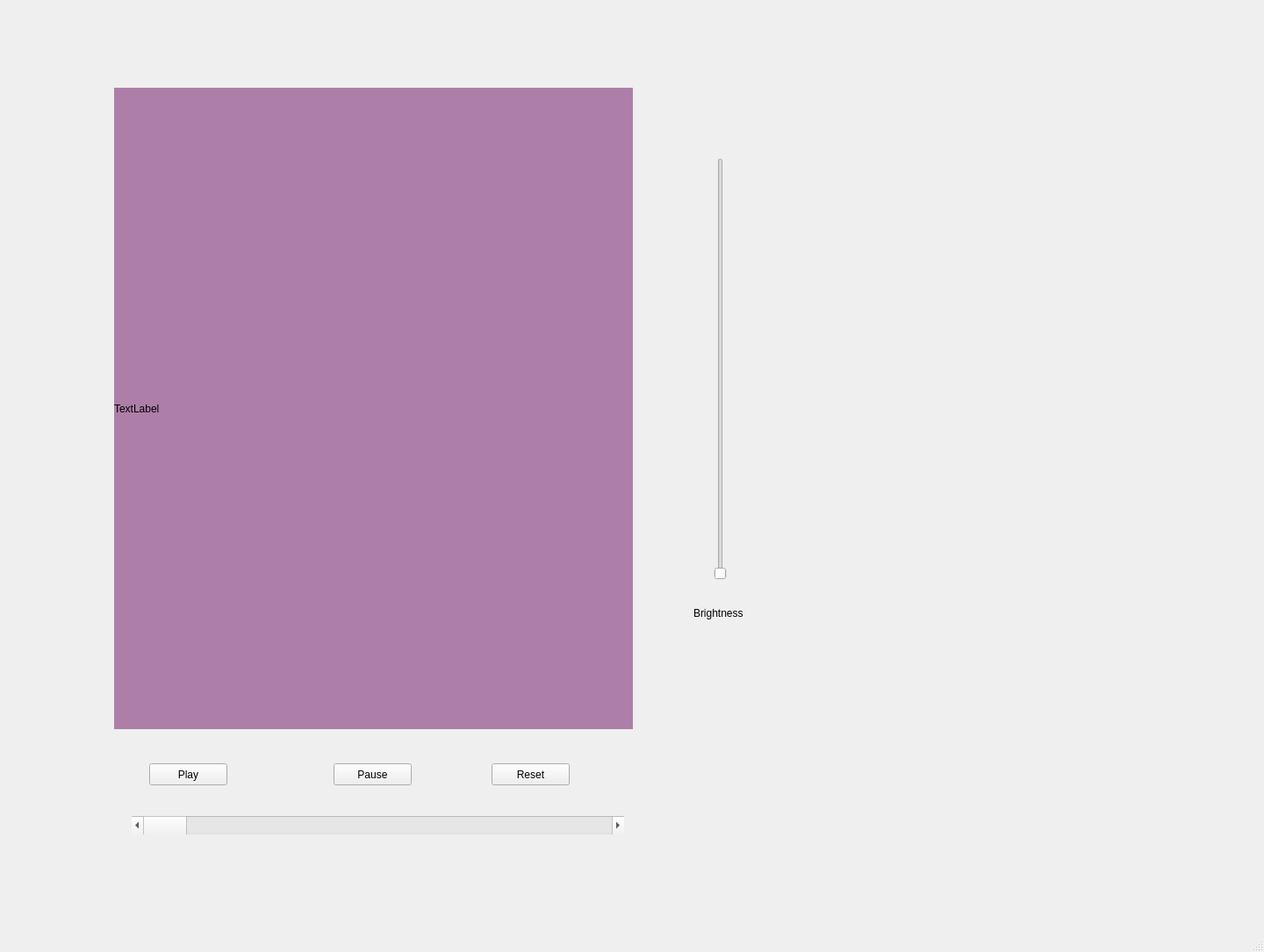
<?xml version="1.0" encoding="UTF-8"?>
<ui version="4.0">
 <class>MainWindow</class>
 <widget class="QMainWindow" name="MainWindow">
  <property name="geometry">
   <rect>
    <x>0</x>
    <y>0</y>
    <width>1440</width>
    <height>1085</height>
   </rect>
  </property>
  <property name="windowTitle">
   <string>MainWindow</string>
  </property>
  <widget class="QWidget" name="centralwidget">
   <widget class="QLabel" name="mr_image">
    <property name="geometry">
     <rect>
      <x>130</x>
      <y>100</y>
      <width>591</width>
      <height>731</height>
     </rect>
    </property>
    <property name="palette">
     <palette>
      <active>
       <colorrole role="WindowText">
        <brush brushstyle="SolidPattern">
         <color alpha="255">
          <red>0</red>
          <green>0</green>
          <blue>0</blue>
         </color>
        </brush>
       </colorrole>
       <colorrole role="Button">
        <brush brushstyle="SolidPattern">
         <color alpha="255">
          <red>173</red>
          <green>127</green>
          <blue>168</blue>
         </color>
        </brush>
       </colorrole>
       <colorrole role="Light">
        <brush brushstyle="SolidPattern">
         <color alpha="255">
          <red>255</red>
          <green>192</green>
          <blue>249</blue>
         </color>
        </brush>
       </colorrole>
       <colorrole role="Midlight">
        <brush brushstyle="SolidPattern">
         <color alpha="255">
          <red>214</red>
          <green>159</green>
          <blue>208</blue>
         </color>
        </brush>
       </colorrole>
       <colorrole role="Dark">
        <brush brushstyle="SolidPattern">
         <color alpha="255">
          <red>86</red>
          <green>63</green>
          <blue>84</blue>
         </color>
        </brush>
       </colorrole>
       <colorrole role="Mid">
        <brush brushstyle="SolidPattern">
         <color alpha="255">
          <red>115</red>
          <green>84</green>
          <blue>112</blue>
         </color>
        </brush>
       </colorrole>
       <colorrole role="Text">
        <brush brushstyle="SolidPattern">
         <color alpha="255">
          <red>0</red>
          <green>0</green>
          <blue>0</blue>
         </color>
        </brush>
       </colorrole>
       <colorrole role="BrightText">
        <brush brushstyle="SolidPattern">
         <color alpha="255">
          <red>255</red>
          <green>255</green>
          <blue>255</blue>
         </color>
        </brush>
       </colorrole>
       <colorrole role="ButtonText">
        <brush brushstyle="SolidPattern">
         <color alpha="255">
          <red>0</red>
          <green>0</green>
          <blue>0</blue>
         </color>
        </brush>
       </colorrole>
       <colorrole role="Base">
        <brush brushstyle="SolidPattern">
         <color alpha="255">
          <red>255</red>
          <green>255</green>
          <blue>255</blue>
         </color>
        </brush>
       </colorrole>
       <colorrole role="Window">
        <brush brushstyle="SolidPattern">
         <color alpha="255">
          <red>173</red>
          <green>127</green>
          <blue>168</blue>
         </color>
        </brush>
       </colorrole>
       <colorrole role="Shadow">
        <brush brushstyle="SolidPattern">
         <color alpha="255">
          <red>0</red>
          <green>0</green>
          <blue>0</blue>
         </color>
        </brush>
       </colorrole>
       <colorrole role="AlternateBase">
        <brush brushstyle="SolidPattern">
         <color alpha="255">
          <red>214</red>
          <green>191</green>
          <blue>211</blue>
         </color>
        </brush>
       </colorrole>
       <colorrole role="ToolTipBase">
        <brush brushstyle="SolidPattern">
         <color alpha="255">
          <red>255</red>
          <green>255</green>
          <blue>220</blue>
         </color>
        </brush>
       </colorrole>
       <colorrole role="ToolTipText">
        <brush brushstyle="SolidPattern">
         <color alpha="255">
          <red>0</red>
          <green>0</green>
          <blue>0</blue>
         </color>
        </brush>
       </colorrole>
       <colorrole role="PlaceholderText">
        <brush brushstyle="SolidPattern">
         <color alpha="128">
          <red>0</red>
          <green>0</green>
          <blue>0</blue>
         </color>
        </brush>
       </colorrole>
      </active>
      <inactive>
       <colorrole role="WindowText">
        <brush brushstyle="SolidPattern">
         <color alpha="255">
          <red>0</red>
          <green>0</green>
          <blue>0</blue>
         </color>
        </brush>
       </colorrole>
       <colorrole role="Button">
        <brush brushstyle="SolidPattern">
         <color alpha="255">
          <red>173</red>
          <green>127</green>
          <blue>168</blue>
         </color>
        </brush>
       </colorrole>
       <colorrole role="Light">
        <brush brushstyle="SolidPattern">
         <color alpha="255">
          <red>255</red>
          <green>192</green>
          <blue>249</blue>
         </color>
        </brush>
       </colorrole>
       <colorrole role="Midlight">
        <brush brushstyle="SolidPattern">
         <color alpha="255">
          <red>214</red>
          <green>159</green>
          <blue>208</blue>
         </color>
        </brush>
       </colorrole>
       <colorrole role="Dark">
        <brush brushstyle="SolidPattern">
         <color alpha="255">
          <red>86</red>
          <green>63</green>
          <blue>84</blue>
         </color>
        </brush>
       </colorrole>
       <colorrole role="Mid">
        <brush brushstyle="SolidPattern">
         <color alpha="255">
          <red>115</red>
          <green>84</green>
          <blue>112</blue>
         </color>
        </brush>
       </colorrole>
       <colorrole role="Text">
        <brush brushstyle="SolidPattern">
         <color alpha="255">
          <red>0</red>
          <green>0</green>
          <blue>0</blue>
         </color>
        </brush>
       </colorrole>
       <colorrole role="BrightText">
        <brush brushstyle="SolidPattern">
         <color alpha="255">
          <red>255</red>
          <green>255</green>
          <blue>255</blue>
         </color>
        </brush>
       </colorrole>
       <colorrole role="ButtonText">
        <brush brushstyle="SolidPattern">
         <color alpha="255">
          <red>0</red>
          <green>0</green>
          <blue>0</blue>
         </color>
        </brush>
       </colorrole>
       <colorrole role="Base">
        <brush brushstyle="SolidPattern">
         <color alpha="255">
          <red>255</red>
          <green>255</green>
          <blue>255</blue>
         </color>
        </brush>
       </colorrole>
       <colorrole role="Window">
        <brush brushstyle="SolidPattern">
         <color alpha="255">
          <red>173</red>
          <green>127</green>
          <blue>168</blue>
         </color>
        </brush>
       </colorrole>
       <colorrole role="Shadow">
        <brush brushstyle="SolidPattern">
         <color alpha="255">
          <red>0</red>
          <green>0</green>
          <blue>0</blue>
         </color>
        </brush>
       </colorrole>
       <colorrole role="AlternateBase">
        <brush brushstyle="SolidPattern">
         <color alpha="255">
          <red>214</red>
          <green>191</green>
          <blue>211</blue>
         </color>
        </brush>
       </colorrole>
       <colorrole role="ToolTipBase">
        <brush brushstyle="SolidPattern">
         <color alpha="255">
          <red>255</red>
          <green>255</green>
          <blue>220</blue>
         </color>
        </brush>
       </colorrole>
       <colorrole role="ToolTipText">
        <brush brushstyle="SolidPattern">
         <color alpha="255">
          <red>0</red>
          <green>0</green>
          <blue>0</blue>
         </color>
        </brush>
       </colorrole>
       <colorrole role="PlaceholderText">
        <brush brushstyle="SolidPattern">
         <color alpha="128">
          <red>0</red>
          <green>0</green>
          <blue>0</blue>
         </color>
        </brush>
       </colorrole>
      </inactive>
      <disabled>
       <colorrole role="WindowText">
        <brush brushstyle="SolidPattern">
         <color alpha="255">
          <red>86</red>
          <green>63</green>
          <blue>84</blue>
         </color>
        </brush>
       </colorrole>
       <colorrole role="Button">
        <brush brushstyle="SolidPattern">
         <color alpha="255">
          <red>173</red>
          <green>127</green>
          <blue>168</blue>
         </color>
        </brush>
       </colorrole>
       <colorrole role="Light">
        <brush brushstyle="SolidPattern">
         <color alpha="255">
          <red>255</red>
          <green>192</green>
          <blue>249</blue>
         </color>
        </brush>
       </colorrole>
       <colorrole role="Midlight">
        <brush brushstyle="SolidPattern">
         <color alpha="255">
          <red>214</red>
          <green>159</green>
          <blue>208</blue>
         </color>
        </brush>
       </colorrole>
       <colorrole role="Dark">
        <brush brushstyle="SolidPattern">
         <color alpha="255">
          <red>86</red>
          <green>63</green>
          <blue>84</blue>
         </color>
        </brush>
       </colorrole>
       <colorrole role="Mid">
        <brush brushstyle="SolidPattern">
         <color alpha="255">
          <red>115</red>
          <green>84</green>
          <blue>112</blue>
         </color>
        </brush>
       </colorrole>
       <colorrole role="Text">
        <brush brushstyle="SolidPattern">
         <color alpha="255">
          <red>86</red>
          <green>63</green>
          <blue>84</blue>
         </color>
        </brush>
       </colorrole>
       <colorrole role="BrightText">
        <brush brushstyle="SolidPattern">
         <color alpha="255">
          <red>255</red>
          <green>255</green>
          <blue>255</blue>
         </color>
        </brush>
       </colorrole>
       <colorrole role="ButtonText">
        <brush brushstyle="SolidPattern">
         <color alpha="255">
          <red>86</red>
          <green>63</green>
          <blue>84</blue>
         </color>
        </brush>
       </colorrole>
       <colorrole role="Base">
        <brush brushstyle="SolidPattern">
         <color alpha="255">
          <red>173</red>
          <green>127</green>
          <blue>168</blue>
         </color>
        </brush>
       </colorrole>
       <colorrole role="Window">
        <brush brushstyle="SolidPattern">
         <color alpha="255">
          <red>173</red>
          <green>127</green>
          <blue>168</blue>
         </color>
        </brush>
       </colorrole>
       <colorrole role="Shadow">
        <brush brushstyle="SolidPattern">
         <color alpha="255">
          <red>0</red>
          <green>0</green>
          <blue>0</blue>
         </color>
        </brush>
       </colorrole>
       <colorrole role="AlternateBase">
        <brush brushstyle="SolidPattern">
         <color alpha="255">
          <red>173</red>
          <green>127</green>
          <blue>168</blue>
         </color>
        </brush>
       </colorrole>
       <colorrole role="ToolTipBase">
        <brush brushstyle="SolidPattern">
         <color alpha="255">
          <red>255</red>
          <green>255</green>
          <blue>220</blue>
         </color>
        </brush>
       </colorrole>
       <colorrole role="ToolTipText">
        <brush brushstyle="SolidPattern">
         <color alpha="255">
          <red>0</red>
          <green>0</green>
          <blue>0</blue>
         </color>
        </brush>
       </colorrole>
       <colorrole role="PlaceholderText">
        <brush brushstyle="SolidPattern">
         <color alpha="128">
          <red>0</red>
          <green>0</green>
          <blue>0</blue>
         </color>
        </brush>
       </colorrole>
      </disabled>
     </palette>
    </property>
    <property name="autoFillBackground">
     <bool>true</bool>
    </property>
    <property name="text">
     <string>TextLabel</string>
    </property>
    <property name="scaledContents">
     <bool>true</bool>
    </property>
   </widget>
   <widget class="QPushButton" name="button_play">
    <property name="geometry">
     <rect>
      <x>170</x>
      <y>870</y>
      <width>89</width>
      <height>25</height>
     </rect>
    </property>
    <property name="text">
     <string>Play</string>
    </property>
   </widget>
   <widget class="QPushButton" name="button_pause">
    <property name="geometry">
     <rect>
      <x>380</x>
      <y>870</y>
      <width>89</width>
      <height>25</height>
     </rect>
    </property>
    <property name="text">
     <string>Pause</string>
    </property>
   </widget>
   <widget class="QPushButton" name="button_reset">
    <property name="geometry">
     <rect>
      <x>560</x>
      <y>870</y>
      <width>89</width>
      <height>25</height>
     </rect>
    </property>
    <property name="text">
     <string>Reset</string>
    </property>
   </widget>
   <widget class="QScrollBar" name="horizontalScrollBar">
    <property name="geometry">
     <rect>
      <x>150</x>
      <y>930</y>
      <width>561</width>
      <height>21</height>
     </rect>
    </property>
    <property name="orientation">
     <enum>Qt::Horizontal</enum>
    </property>
   </widget>
   <widget class="QSlider" name="slider_brightness">
    <property name="geometry">
     <rect>
      <x>800</x>
      <y>180</y>
      <width>41</width>
      <height>481</height>
     </rect>
    </property>
    <property name="orientation">
     <enum>Qt::Vertical</enum>
    </property>
   </widget>
   <widget class="QLabel" name="label_brightness">
    <property name="geometry">
     <rect>
      <x>790</x>
      <y>690</y>
      <width>67</width>
      <height>17</height>
     </rect>
    </property>
    <property name="text">
     <string>Brightness</string>
    </property>
   </widget>
  </widget>
  <widget class="QMenuBar" name="menubar">
   <property name="geometry">
    <rect>
     <x>0</x>
     <y>0</y>
     <width>1440</width>
     <height>22</height>
    </rect>
   </property>
  </widget>
  <widget class="QStatusBar" name="statusbar"/>
 </widget>
 <resources/>
 <connections/>
</ui>
